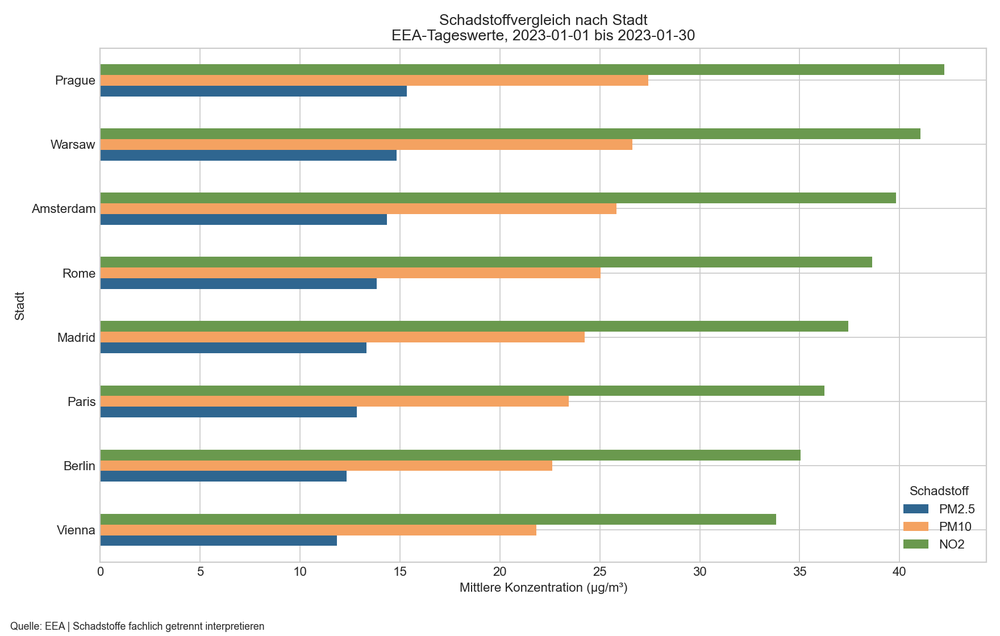
#> input picture presentation/figures/pollutant_comparison.png, 1000 x 636 px, shrunk from 1760 x 1120 before the run
$ python _build_deck.py
#> lines starting #> are read from the running program, lines starting #| are printed output that depends on the picture
# -*- coding: utf-8 -*-
"""Build the findings-focused presentation PDF (title + 10 slides) from the
generated figures. Findings only, no code — per assignment presentation rules."""
from pathlib import Path
import matplotlib.pyplot as plt
import matplotlib.image as mpimg
from matplotlib.backends.backend_pdf import PdfPages

ROOT = Path(__file__).resolve().parent.parent
FIG = ROOT / "presentation" / "figures"
OUT = ROOT / "presentation" / "euro_air_quality_findings.pdf"

REPO = "https://github.com/OnlyMajorG/euro-air-quality-pipeline"
NAMES = "[Name 1]  ·  [Name 2]  ·  [Name 3]"   # <-- vor Abgabe ausfüllen
DATE = "Juni 2026"

NAVY = "#1F3A5F"
ACCENT = "#C44E52"
GREY = "#555555"
W, H = 13.333, 7.5  # 16:9


def new_slide():
    fig = plt.figure(figsize=(W, H))
    fig.patch.set_facecolor("white")
    ax = fig.add_axes([0, 0, 1, 1]); ax.axis("off")
    ax.set_xlim(0, 1); ax.set_ylim(0, 1)
    return fig, ax


def header(ax, kicker, title):
    ax.add_patch(plt.Rectangle((0, 0.88), 1, 0.12, color=NAVY, zorder=0))
    ax.text(0.045, 0.945, kicker, color="#9DB4D0", fontsize=12,
            fontweight="bold", va="center")
    ax.text(0.045, 0.905, title, color="white", fontsize=21,
            fontweight="bold", va="center")


def footer(ax, page):
    ax.text(0.045, 0.03, "Euro Air Quality Pipeline", color=GREY, fontsize=8)
    ax.text(0.955, 0.03, f"{page}", color=GREY, fontsize=8, ha="right")


def figure_slide(pdf, kicker, title, img, bullets, page):
    fig, ax = new_slide()
    header(ax, kicker, title)
    im = mpimg.imread(str(img))
    ih, iw = im.shape[0], im.shape[1]
    # place image on left ~62% width, vertically centred in content area
    box_l, box_r, box_b, box_t = 0.04, 0.62, 0.10, 0.82
    bw, bh = box_r - box_l, box_t - box_b
    ar_img, ar_box = iw / ih, (bw * W) / (bh * H)
    if ar_img > ar_box:
        dw = bw; dh = bw * W / ar_img / H
    else:
        dh = bh; dw = bh * H * ar_img / W
    iax = fig.add_axes([box_l + (bw - dw) / 2, box_b + (bh - dh) / 2, dw, dh])
    iax.imshow(im); iax.axis("off")
    y = 0.74
    for b in bullets:
        ax.text(0.655, y, "▸", color=ACCENT, fontsize=14, fontweight="bold", va="top")
        ax.text(0.685, y, b, color="#222222", fontsize=12.5, va="top",
                wrap=True, linespacing=1.45)
        y -= 0.135
    footer(ax, page)
    pdf.savefig(fig); plt.close(fig)


def text_slide(pdf, kicker, title, blocks, page, big=None):
    fig, ax = new_slide()
    header(ax, kicker, title)
    if big:
        ax.text(0.5, 0.6, big, color=NAVY, fontsize=46, fontweight="bold",
                ha="center", va="center")
    y = 0.74
    for head, body in blocks:
        if head:
            ax.text(0.06, y, head, color=NAVY, fontsize=15, fontweight="bold", va="top")
            y -= 0.07
        if body:
            ax.text(0.07, y, body, color="#222222", fontsize=13, va="top",
                    linespacing=1.5)
            y -= 0.055 * (1 + body.count("\n")) + 0.04
    footer(ax, page)
    pdf.savefig(fig); plt.close(fig)


with PdfPages(str(OUT)) as pdf:
    # ---- Title slide (excluded from the 10) ----
    fig, ax = new_slide()
    ax.add_patch(plt.Rectangle((0, 0), 1, 1, color=NAVY, zorder=0))
    ax.text(0.5, 0.66, "Luftqualität in 8 europäischen Hauptstädten",
            color="white", fontsize=30, fontweight="bold", ha="center")
    ax.text(0.5, 0.575, "Wie weit über gesunder Luft liegen Europas Städte?",
            color="#9DB4D0", fontsize=17, ha="center", style="italic")
    ax.text(0.5, 0.44, "Ein Big-Data-Engineering-Projekt",
            color="white", fontsize=14, ha="center")
    ax.text(0.5, 0.395,
            "EEA  ·  Wikipedia  ·  Open-Meteo   →   Kafka   →   Spark   →   Bronze/Silver/Gold",
            color="#9DB4D0", fontsize=12.5, ha="center")
    ax.text(0.5, 0.20, NAMES, color="white", fontsize=15, ha="center", fontweight="bold")
    ax.text(0.5, 0.13, REPO, color="#9DB4D0", fontsize=12, ha="center")
    ax.text(0.5, 0.08, DATE, color="#6E86A8", fontsize=11, ha="center")
    pdf.savefig(fig); plt.close(fig)
#> after `pdf.savefig(fig)`:
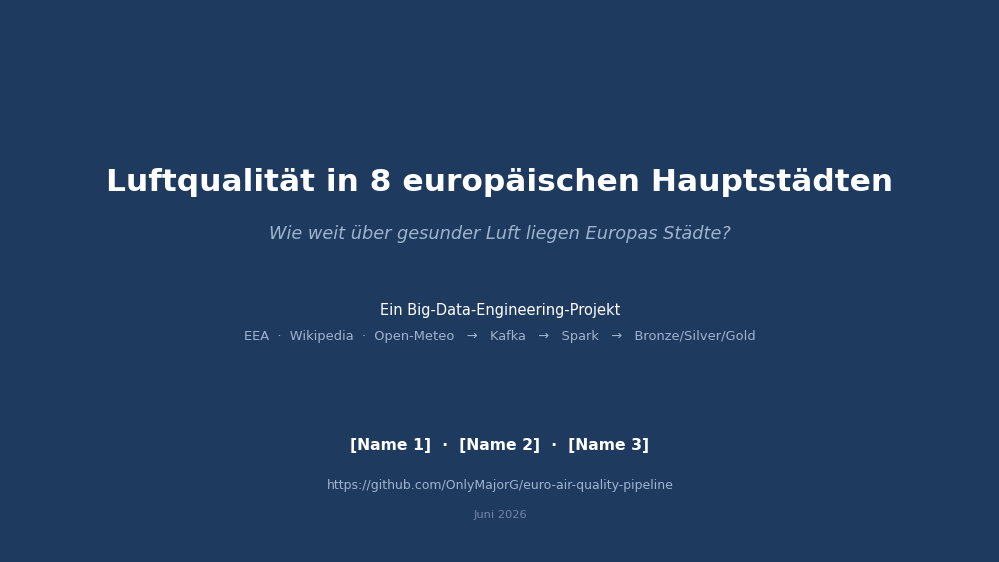
#> figure drawn by matplotlib, 1 panel

    # ---- Slide 1: question & WHO yardstick ----
    text_slide(
        pdf, "01 · Leitfrage", "Der Maßstab: WHO-2021-Richtwerte",
        [("Leitfrage",
          "Wie unterscheiden sich PM2.5-, PM10- und NO2-Werte zwischen acht\n"
          "europäischen Hauptstädten – und wie ordnet man sie gesundheitlich ein?"),
         ("WHO-2021-Jahresrichtwerte (Gesundheits-Orientierung)",
          "PM2.5 = 5 µg/m³        PM10 = 15 µg/m³        NO2 = 10 µg/m³"),
         ("Datenjahr",
          "Vollständiges Kalenderjahr 2025, gemessene Werte der EEA.")],
        1)

    # ---- Slide 2: scope ----
    text_slide(
        pdf, "02 · Datengrundlage", "Was in die Analyse einfließt",
        [("Umfang",
          "8 Hauptstädte   ·   365 Tage (2025)   ·   3 Schadstoffe"),
         ("Gemessene Datenbasis",
          "2,35 Mio. validierte EEA-Stundenmessungen  →  7 938 Tagesmittel (Gold)."),
         ("Drei Quellarten",
          "EEA-Download (Datei/DB)  ·  Wikipedia (Web-Scraping)  ·  Open-Meteo (REST-API).\n"
          "Live-Strom über Kafka → Spark: 192 Ereignisse als Echtzeit-Nachweis."),
         ("Wissenschaftlicher Grundsatz",
          "Erst Umfang & Abdeckung zeigen, dann interpretieren – Lücken bleiben Lücken.")],
        2)

    # ---- Slide 3: pollutant comparison (headline) ----
    figure_slide(
        pdf, "03 · Befund 1", "Alle Städte über den WHO-Richtwerten",
        FIG / "pollutant_comparison.png",
        ["Jeder NO2-Jahreswert (grün) liegt über der WHO-Linie von 10 µg/m³.",
         "PM2.5 (blau) überschreitet bei allen Städten den Richtwert von 5 µg/m³.",
         "Rom hat nur validierte NO2-Werte – PM fehlt und wird offen ausgewiesen."],
        3)
#> in figure_slide, im is the input picture: shape (636, 1000, 4) float32; mean R, G, B, A 0.896, 0.902, 0.861, 1

    # ---- Slide 4: PM2.5 ranking ----
    figure_slide(
        pdf, "04 · Befund 2", "PM2.5: Die östlichen Hauptstädte führen",
        FIG / "pm25_city_ranking.png",
        ["Höchste PM2.5-Mittel: Warschau & Prag (≈ 14,6 µg/m³).",
         "Niedrigste: Madrid, Amsterdam, Wien (≈ 9–10 µg/m³).",
         "Fehlerbalken = Tag-zu-Tag-Streuung; n = Zahl der Tageswerte."],
        4)
#> call 2 of figure_slide, with kicker = '04 · Befund 2', title = 'PM2.5: Die östlichen Hauptstädte führen', page = 4
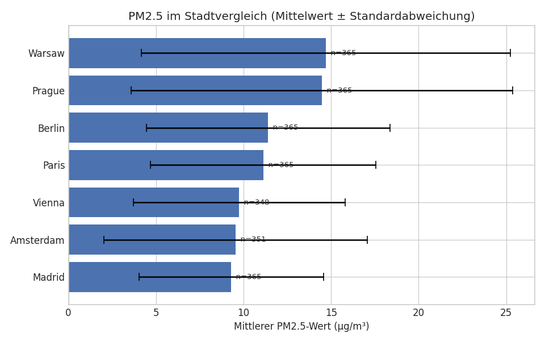
#> input picture presentation/figures/pm25_city_ranking.png, 545 x 341 px, shrunk from 960 x 600 before the run
#> in figure_slide, im is the input picture: shape (341, 545, 4) float32; mean R, G, B, A 0.818, 0.85, 0.904, 1

    # ---- Slide 5: distribution ----
    figure_slide(
        pdf, "05 · Befund 3", "Verteilungen und Ausreißer",
        FIG / "pollutant_distribution.png",
        ["Der Median jedes Schadstoffs liegt über dem WHO-Richtwert.",
         "Lange Oberschwänze: einzelne stark belastete Tage (Winterspitzen).",
         "Mittelwerte allein verbergen diese Streuung – darum Verteilung zeigen."],
        5)
#> call 3 of figure_slide, with kicker = '05 · Befund 3', title = 'Verteilungen und Ausreißer', page = 5
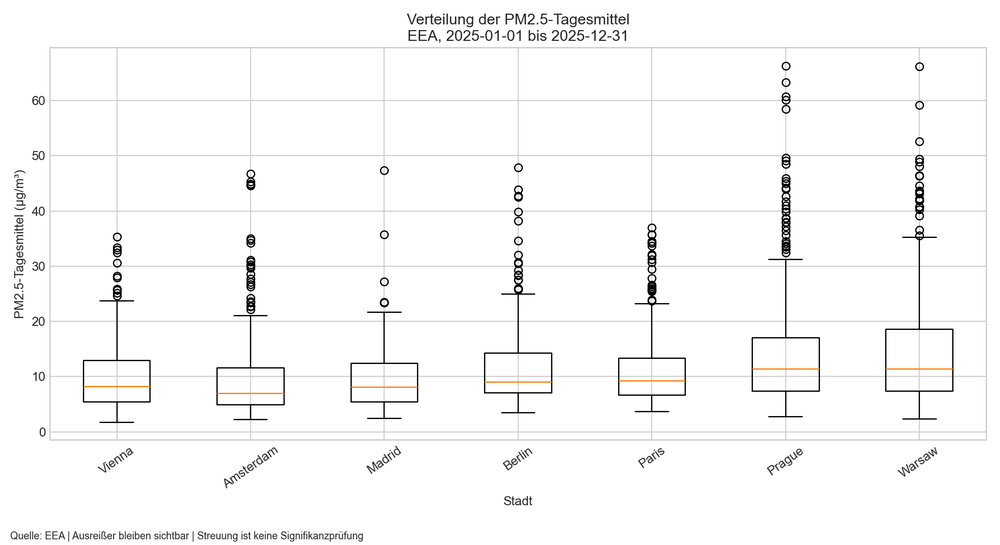
#> input picture presentation/figures/pollutant_distribution.png, 1000 x 545 px, shrunk from 1760 x 960 before the run
#> in figure_slide, im is the input picture: shape (545, 1000, 4) float32; mean R, G, B, A 0.977, 0.976, 0.976, 1

    # ---- Slide 6: timeseries / seasonality ----
    figure_slide(
        pdf, "06 · Befund 4", "Saisonalität: der Winter treibt PM2.5",
        FIG / "selected_city_timeseries.png",
        ["Tagesverlauf der datenreichsten Städte – Lücken bleiben sichtbar.",
         "Höhere Werte im Winter: Heizung + Inversionswetterlagen.",
         "Erklärt, warum einzelne Tage den Jahresmittelwert spürbar heben."],
        6)
#> call 4 of figure_slide, with kicker = '06 · Befund 4', title = 'Saisonalität: der Winter treibt PM2.5', page = 6
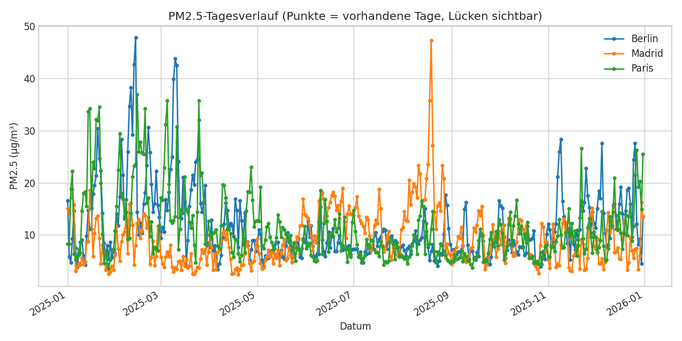
#> input picture presentation/figures/selected_city_timeseries.png, 682 x 341 px, shrunk from 1200 x 600 before the run
#> in figure_slide, im is the input picture: shape (341, 682, 4) float32; mean R, G, B, A 0.924, 0.939, 0.911, 1

    # ---- Slide 7: density ----
    figure_slide(
        pdf, "07 · Befund 5", "Bevölkerungsdichte erklärt die Belastung nicht",
        FIG / "density_vs_air_quality.png",
        ["Nicht robust: r = −0,23 über alle (n=7), aber −0,95 ohne Paris (n=6).",
         "Paris = Kernkommune (~105 km²) → mit den anderen nicht vergleichbar (MAUP).",
         "Bewusst explorativ, kein Signifikanztest – keine Kausalität."],
        7)
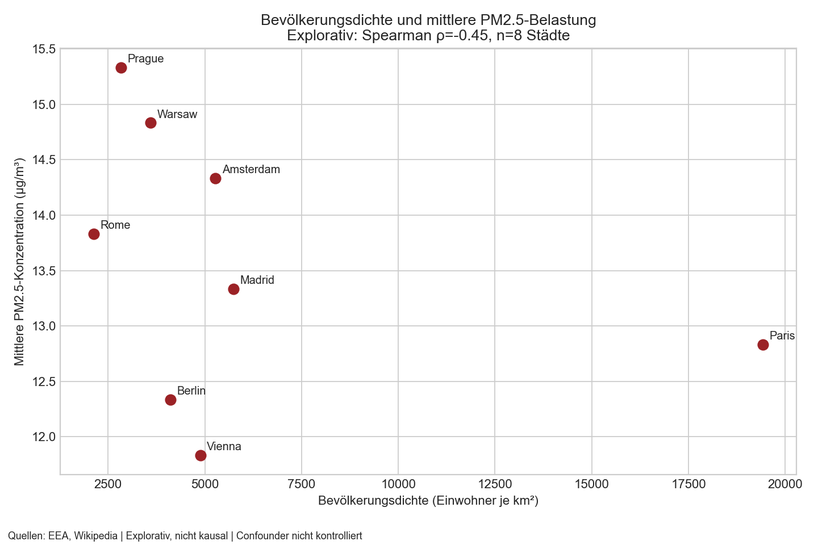
#> input picture presentation/figures/density_vs_air_quality.png, 818 x 545 px, shrunk from 1440 x 960 before the run
#> in figure_slide, im is the input picture: shape (545, 818, 4) float32; mean R, G, B, A 0.981, 0.98, 0.98, 1

    # ---- Slide 8: live snapshot ----
    figure_slide(
        pdf, "08 · Befund 6", "Live-Momentaufnahme (Kafka → Spark)",
        FIG / "live_air_quality_snapshot.png",
        ["Open-Meteo-Modellwerte, über Kafka produziert und von Spark gelesen.",
         "Stundenwerte – bewusst getrennt von den gemessenen EEA-Jahresdaten.",
         "Zeigt die Pipeline live, nicht als Ersatz für die historische Analyse."],
        8)
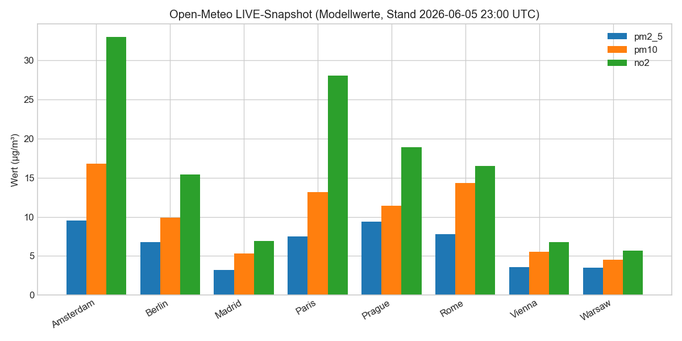
#> input picture presentation/figures/live_air_quality_snapshot.png, 682 x 341 px, shrunk from 1200 x 600 before the run
#> in figure_slide, im is the input picture: shape (341, 682, 4) float32; mean R, G, B, A 0.884, 0.909, 0.853, 1

    # ---- Slide 9: honesty / limits ----
    text_slide(
        pdf, "09 · Einordnung", "Was die Daten (nicht) sagen",
        [("Deskriptiv, nicht kausal",
          "Wir beschreiben Muster, erklären keine Ursachen."),
         ("Keine pauschale Stadt-Rangliste",
          "Die Reihenfolge hängt vom Schadstoff ab – jeder wird einzeln betrachtet."),
         ("Ehrlich mit Lücken",
          "Rom ohne validierte PM-Werte: ausgewiesen, nicht aufgefüllt."),
         ("Sauber getrennt",
          "Gemessene EEA-Historie vs. Open-Meteo-Live-Modellwerte – nie vermischt.")],
        9)

    # ---- Slide 10: takeaways ----
    text_slide(
        pdf, "10 · Fazit", "Kernaussagen",
        [("1.  Überall zu viel NO2",
          "Alle acht Städte überschreiten den WHO-NO2-Richtwert (15–25 statt 10 µg/m³)."),
         ("2.  Schadstoff schlägt Stadt",
          "PM und NO2 folgen unterschiedlichen Mustern – getrennt betrachten."),
         ("3.  Kontext erklärt wenig",
          "Bevölkerungsdichte ist kein Erklärungsfaktor für die Belastung."),
         ("Repository", REPO)],
        10)
#> call 4 of text_slide, with kicker = '10 · Fazit', title = 'Kernaussagen', page = 10
#> in text_slide (call 4), `pdf.savefig(fig)`:
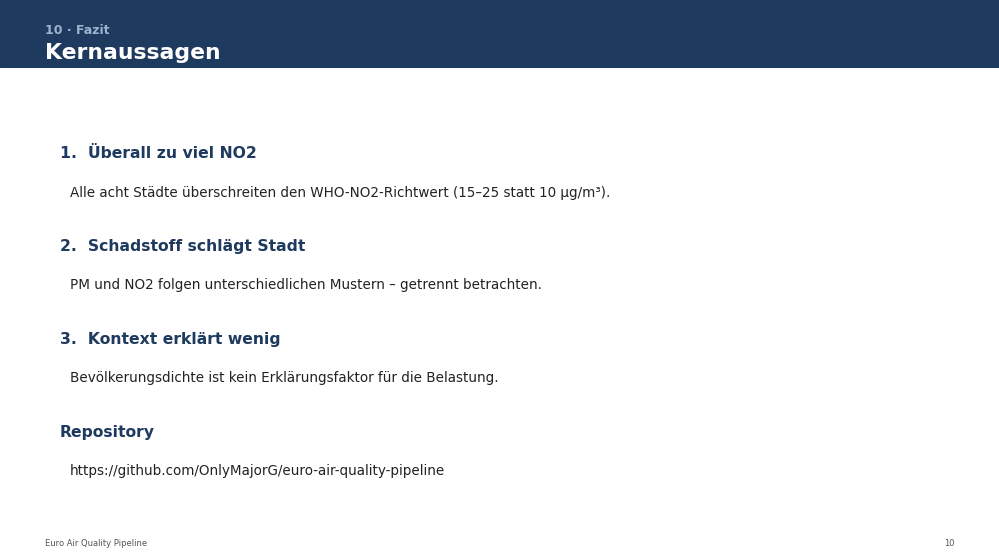
#> figure drawn by matplotlib, 1 panel

print("PDF geschrieben:", OUT)
